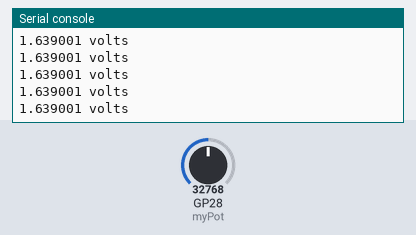
Simulated run of this program. Board: Raspberry Pi Pico running MicroPython. Parts: the last lines printed to the serial console. The test bench sets the inputs (shaded band); at power-on: GP28 (myPot) = 32768 (analog values on the 0–65535 scale).

Above: at 1.2 s.
1.3 s: GP28 (myPot) set to 45874
At 1.31 s:
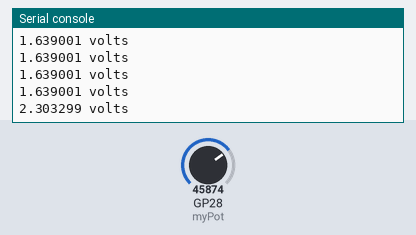
2.8 s: GP28 (myPot) set to 57670
At 2.81 s:
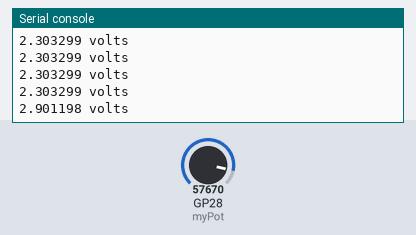
Timing chart, 0 to 5.8 s (numbered marks = the images above; inputs shaded):
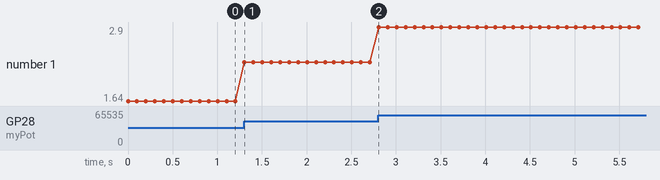

The program:

lesson5_1.py
```python
import machine
from time import sleep

potPin = 28
myPot = machine.ADC(potPin)


while True:
    potVal = myPot.read_u16()
    formula = (3.3/65106)*potVal - ((432*3.3)/65106) #formula for voltage (maxVolts / maxVal for binary)*potVal - (minVal*maxVolts)/maxVal for binary
    print(formula,"volts")
    sleep(.1)
```

Measured:
- after the input at 1.3 s, the serial console: prints a new line at once (image 1)
- after the input at 2.8 s, the serial console: prints a new line at once (image 2)
- plotted number 1: 1.64 → 2.3 after the input at 1.3 s, 2.3 → 2.9 after the input at 2.8 s
